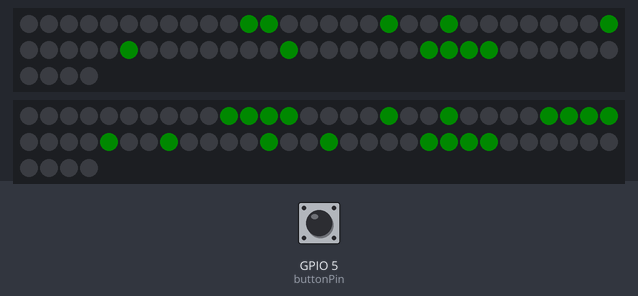
A sketch run on a simulated ESP32. On the bench: 2 × 64 RGB LEDs in strip order, left to right, continuing on the next row. The test bench sets the inputs (shaded band); at power-on: GPIO 5 (buttonPin) HIGH. Dim RGB values are drawn brighter than linear; what the sketch prints to the serial monitor is not drawn.

Above: at 1.2 s.
1.3 s: GPIO 5 (buttonPin) pulled LOW for 0.15 s
2.9 s: GPIO 5 (buttonPin) pulled LOW for 1 s
At 6.7 s:
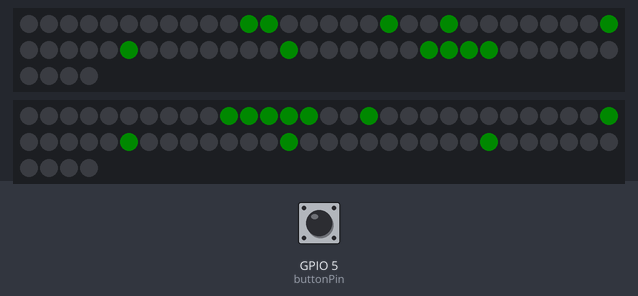
Timing chart, 0 to 7.5 s (numbered marks = the images above; inputs shaded):
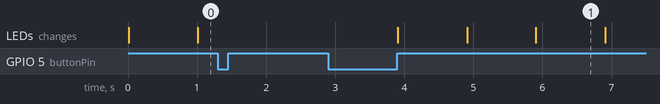

Measured:
- after the input at 2.9 s, the LEDs: first change after 1.0 s (image 1 shows a later state)
- what the display in image 1 shows lasts 1.0 s, from 5.9 s to 6.9 s

The sketch:

Timer_FastLED.ino
```cpp
/*
Tasks
make a timer that counts down from 3:00 to 0
display the timer using FastLED
make a button that starts the timer
the same button will stop the timer if the timer is running
make a button that resets the timer to 3:00
*/
#include <FastLED.h>
#define NUM_LEDS 64
#define DATA_PIN 27
#define DATA_PIN2 26
#define CHIPSET WS2812B
#define COLOR_ORDER GRB
#define BRIGHTNESS 20
CRGB leds[NUM_LEDS];
CRGB leds2[NUM_LEDS];
int buttonPin = 5;
bool button_State = false;
bool lastButton_State = false;
int buttonPushCounter = 0;
bool Timer_Running = false;
unsigned long startTime;
unsigned long currentTime;
unsigned long countdownTime = 180000; // 3 minutes in milliseconds
unsigned long remainingTime;

void setup() {
  Serial.begin(115200);
  FastLED.addLeds<CHIPSET, DATA_PIN, COLOR_ORDER>(leds, NUM_LEDS);
  FastLED.addLeds<CHIPSET, DATA_PIN2, COLOR_ORDER>(leds2, NUM_LEDS);
  FastLED.setBrightness(BRIGHTNESS);
  pinMode(buttonPin, INPUT_PULLUP);
}

void loop() {
  bool buttonState = digitalRead(buttonPin);

  if (buttonState != lastButton_State) {
    if (buttonState == HIGH) {
      if (!Timer_Running) {
        startTime = millis();
        Timer_Running = true;
      } else {
        Timer_Running = false;
      }
    }
    lastButton_State = buttonState;
  }

  if (Timer_Running) {
    currentTime = millis();
    unsigned long elapsedTime = currentTime - startTime;
    remainingTime = countdownTime - elapsedTime;

    if (remainingTime <= 0) {
      Timer_Running = false;
    }

    // Display the remaining time using FastLED
    int remainingSeconds = remainingTime / 1000;
    int minutes = remainingSeconds / 60;
    int seconds = remainingSeconds % 60;

    // Limit the seconds to just one digit
    seconds = seconds % 10;
    displayNumberOnMatrix(leds, minutes);
    displayNumberOnMatrix(leds2, seconds);
    Serial.println(minutes);
    Serial.println(seconds);
    FastLED.show();
  }
}
// Helper function to display a number on the LED matrix
uint8_t numberPatterns[10][8] = {
  {0b00000000, 0b00011000, 0b00100100, 0b00100100, 0b00100100, 0b00100100, 0b00011000, 0b00000000}, // 0
  {0b00000000, 0b00001000, 0b00011000, 0b00101000, 0b00010000, 0b00001000, 0b00111100, 0b00000000}, // 1
  {0b00000000, 0b00011000, 0b00100100, 0b00000100, 0b00010000, 0b00010000, 0b00111100, 0b00000000}, // 2
  {0b00000000, 0b00011000, 0b00100100, 0b00001100, 0b00110000, 0b00100100, 0b00011000, 0b00000000}, // 3
  {0b00000000, 0b00100100, 0b00100100, 0b00111100, 0b00100000, 0b00000100, 0b00100000, 0b00000000}, // 4
  {0b00000000, 0b00111100, 0b00000100, 0b00111000, 0b00100000, 0b00000100, 0b00011100, 0b00000000}, // 5
  {0b00000000, 0b00011000, 0b00100100, 0b00100000, 0b00011100, 0b00100100, 0b00011000, 0b00000000}, // 6
  {0b00000000, 0b00111110, 0b01000000, 0b00000100, 0b00010000, 0b00010000, 0b00000100, 0b00000000}, // 7
  {0b00000000, 0b00111100, 0b00100100, 0b00111100, 0b00100100, 0b00100100, 0b00111100, 0b00000000}, // 8
  {0b00000000, 0b00011000, 0b00100100, 0b00011100, 0b00100000, 0b00000100, 0b00011000, 0b00000000}  // 9
};

void displayNumberOnMatrix(CRGB* matrix, int number) {
  // Clear the matrix
  for(int i = 0; i < 64; i++) {
    matrix[i] = CRGB::Black;
  }
  // Display the number on the matrix
  for(int row = 0; row < 8; row++) {
    for(int col = 0; col < 8; col++) {
      if(bitRead(numberPatterns[number][row], 7 - col)) {
        matrix[row * 8 + col] = CRGB::Green;
    }
  }
}
}
```
